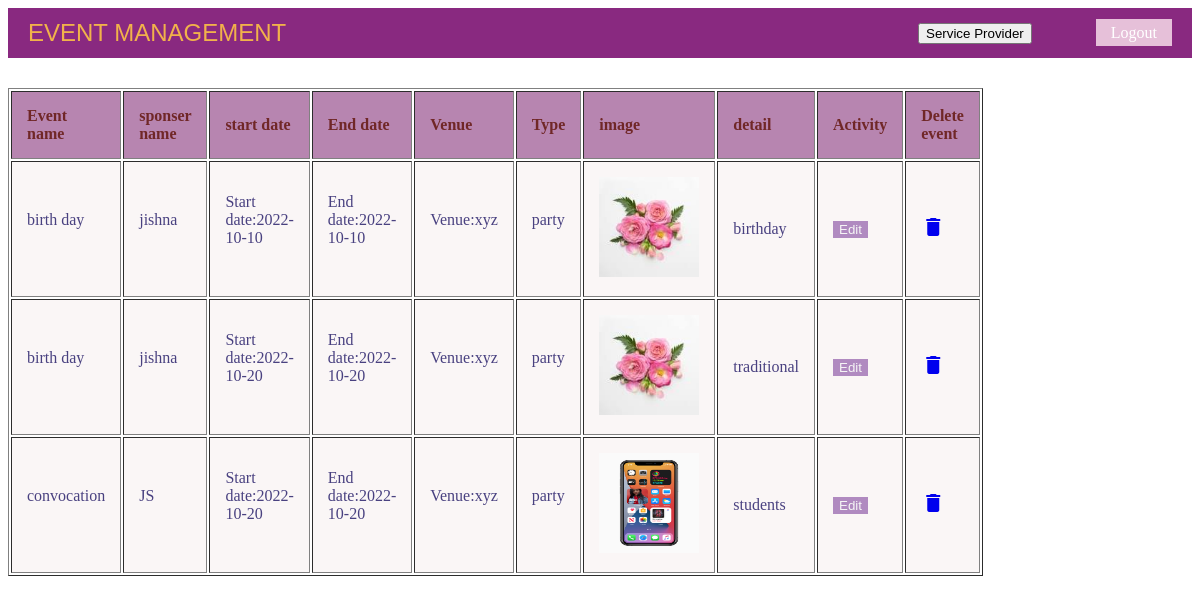
The app's page /service/ with its own data.
### service_app/models.py (models this page shows)
class EventList(models.Model):
    Event_name=models.CharField(max_length=200)
    Sponser_name=models.CharField(max_length=200)
    Start_date=models.CharField(max_length=10)
    End_date=models.CharField(max_length=10)
    Event_detail=models.CharField(max_length=1000)
    Event_image=models.ImageField(upload_to="events")
    Event_venue=models.CharField(max_length=200)
    Event_type=models.CharField(max_length=200)

### service_app/views.py (the view)
# urls.py: 2. Add a URL to urlpatterns:  path('', views.home, name='home')
def home(request):
    events=EventList.objects.all()
    return render(request, "shome.html",{"events":events})

### templates/shome.html (shortened to what this page needs)
{%load static%}
<!DOCTYPE html>
<html lang="en">
<head>
</head>
<body>
    <div class="nav">
        <a class="nav-title">EVENT MANAGEMENT</a>
        <div class="second-nav">
            <a href="{%url 'add_event'%}" class="nav-link"><button>Service Provider</button></a>
            <a href="#" class="nav-name">{{request.user.username}}</a>
            <a href="{%url 'signout'%}" class="nav-name btn">Logout</a><br>
        </div>
    </div>
<div class="first">
   <div class="main">
   <table border="1">
    <tr>
        <th>Event name</th>
        <th>sponser name</th>
        <th>start date</th>
        <th>End date</th>
        <th>Venue</th>
        <th>Type</th>
        <th>image</th>
        <th>detail</th>
        <th>Activity</th>
        <th>Delete event</th>
    </tr>
    {%for event in events %}
    <tr>
   <td><p class="event-name">{{event.Event_name}}</p><br></td>
    <td><p class="sponser-name">{{event.Sponser_name}}</p><br></td>
    <td><p class="start-date">Start date:{{event.Start_date}}</p><br></td>
    <td><p class="end-date">End date:{{event.End_date}}</p><br></td>
    <td><p class="venue-address">Venue:{{event.Event_venue}}</p><br></td>
    <td><p class="event-type">{{event.Event_type}}</p><br></td>
    <td><img src="{{event.Event_image.url}}" alt="" class="card-image"><br></td>
    <td><p class="para">{{event.Event_detail}}</p></td>
        <td><a href="{%url 'edit_event'   event.id%}"><button class="right">Edit</button></a></td>
        <td><a href="{%url 'delete_event' event.id%}" onclick="return confirm('Are you sure want to delete?')"><i class="material-icons">delete</i></a></td>
    </tr>
    {%endfor%}
</table>
</div>
</div>
</body>
</html>

### templates/shome.html (style rules this page uses)
.nav { display: flex; justify-content: space-between; background-color: rgb(137, 41, 128); height: 50px; color: aliceblue; align-items: center; padding: 0 20px; }
.nav-title { font-size: 24px; font-family: 'Poppins', sans-serif; color: #F1B24A; }
.nav-link { text-decoration: none; font-size: 18px; color:#FFFFFF; }
.nav-name { padding: 5px 15px; margin-left: 15px; color: #FFFFFF ; text-decoration: none; }
.btn { background-color: #e6c0d9; padding: 5px 15px; margin-left: 15px; color: #FFFFFF ; text-decoration: none; }
table { width: 70%; margin-top: 30px; margin-right: 40px; }
th { height: 30px; padding: 15px; text-align: left; color: rgb(112, 39, 39); background-color: rgb(183, 133, 176); }
td { padding: 15px; text-align: left; color: rgb(73, 65, 128); background-color: rgb(250, 246, 246); }
.right { background-color: rgb(176, 138, 192); justify-content: space-between; border: violet; color: whitesmoke; }
.card-image { height: 100px; width: 100px; }

### records on screen
EventList: Event_name "birth day", Sponser_name "jishna", Start_date "2022-10-10", End_date "2022-10-10", Event_venue "xyz", Event_type "party", Event_image (picture), Event_detail "birthday"
EventList: Event_name "birth day", Sponser_name "jishna", Start_date "2022-10-20", End_date "2022-10-20", Event_venue "xyz", Event_type "party", Event_image (picture), Event_detail "traditional"
EventList: Event_name "convocation", Sponser_name "JS", Start_date "2022-10-20", End_date "2022-10-20", Event_venue "xyz", Event_type "party", Event_image (picture), Event_detail "students"
